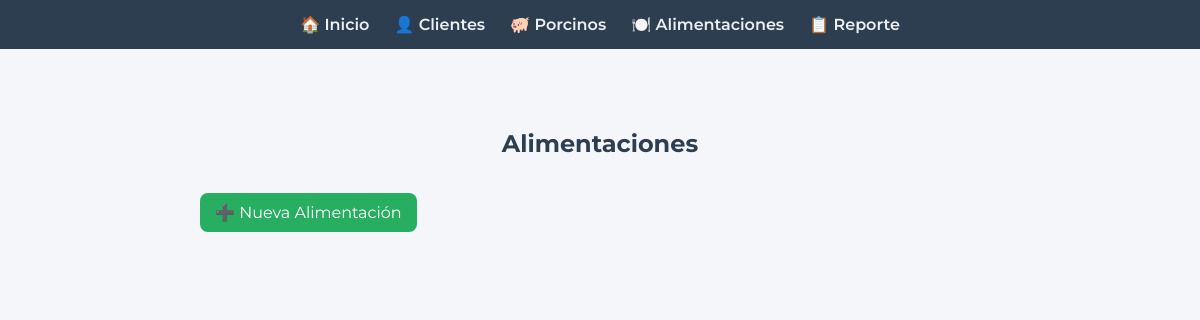
The app's page /alimentaciones, older data.
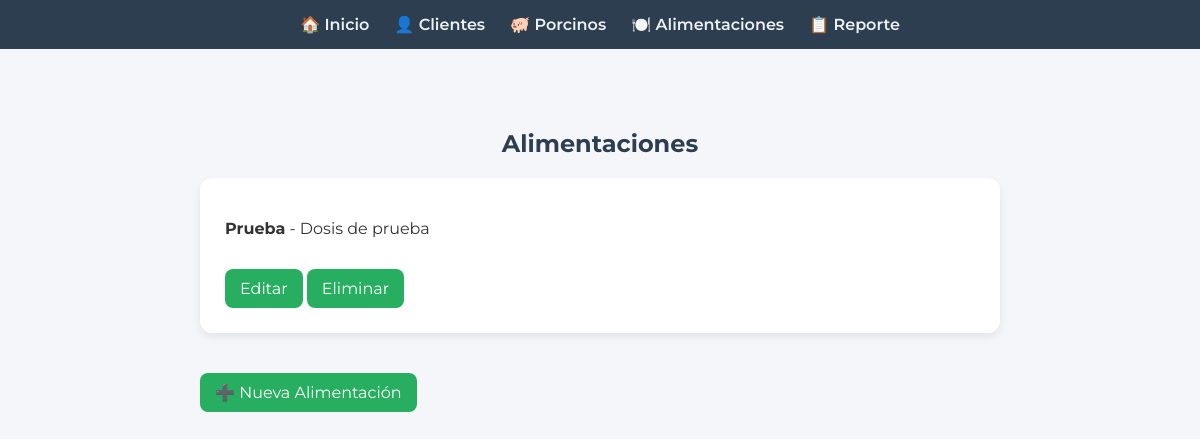
The same page, newer data.
### models.py (models this page shows)
class Alimentacion(db.Model):
    id = db.Column(db.Integer, primary_key=True)
    descripcion = db.Column(db.String(200), nullable=False)
    dosis = db.Column(db.String(100), nullable=False)

### app.py (the view)
@app.route("/alimentaciones")
def alimentaciones():
    lista = Alimentacion.query.all()
    return render_template("alimentaciones.html", alimentaciones=lista)

### templates/alimentaciones.html (shortened to what this page needs)
<!DOCTYPE html>
<html lang="es">
<head>
    <link rel="stylesheet" href="{{ url_for('static', filename='style.css') }}">
</head>
<body>
<div class="navbar">
    <a href="/">🏠 Inicio</a>
    <a href="/clientes">👤 Clientes</a>
    <a href="/porcinos">🐖 Porcinos</a>
    <a href="/alimentaciones">🍽️ Alimentaciones</a>
    <a href="/reporte">📋 Reporte</a>
</div>
<div class="container">
    <h2>Alimentaciones</h2>
    {% for a in alimentaciones %}
        <div class="card">
            <p><strong>{{ a.descripcion }}</strong> - {{ a.dosis }}</p>
            <a class="btn" href="/alimentaciones/{{ a.id }}/editar">Editar</a>
            <a class="btn" href="/alimentaciones/eliminar/{{ a.id }}">Eliminar</a>
        </div>
    {% endfor %}
    <a class="btn" href="/alimentaciones/nuevo">➕ Nueva Alimentación</a>
</div>
</body>
</html>

Row changes from the older to the newer data that the page shows:
added Alimentacion: descripcion "Prueba", dosis "Dosis de prueba"
